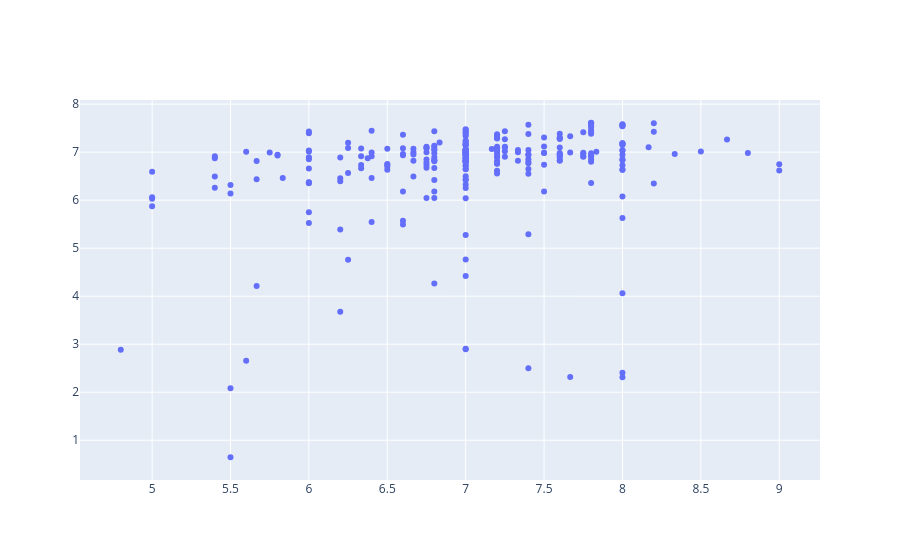

This figure's notebook cell:
### Code cell
print(
    f"Test RMSE: {np.mean((np.array(y_labels) - np.array(y_preds)) ** 2) ** 0.5:.2f} Avg Mood Points"
)

fig = go.Figure()
fig.add_trace(
    go.Scatter(x=y_labels, y=y_preds, mode="markers", name="Predictions vs True")
)

### Figure 1 — Plotly figure (JSON) as saved in the notebook; plotly's stock layout.template omitted (floating-point values rounded to 4 significant figures; data arrays with more than 128 entries replaced by an {"elided": "..."} marker saying what was removed)
{"data": [{"mode": "markers", "name": "Predictions vs True", "type": "scatter", "x": {"elided": "266 float values"}, "y": {"elided": "266 float values"}}], "layout": {}}
